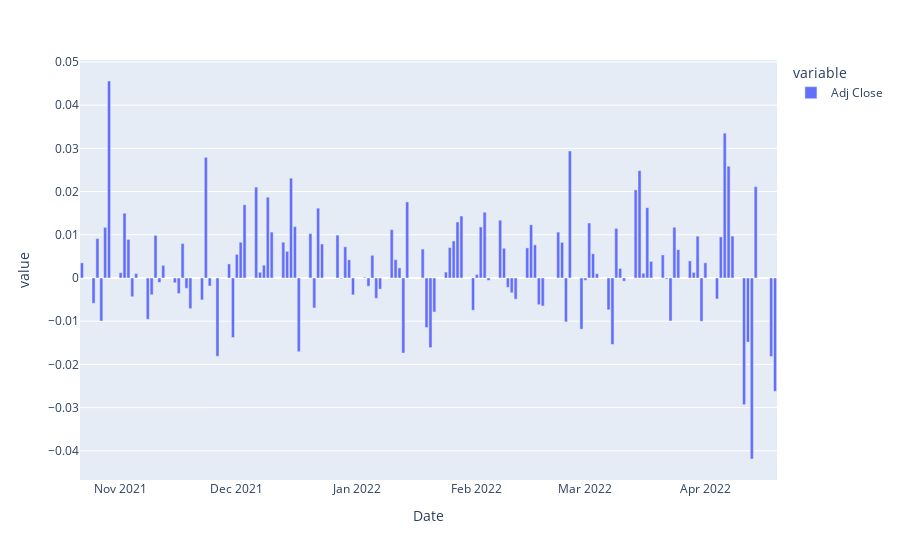

Here is the notebook cell this chart was saved with:
### Code cell
total_pct_change_df.plot.bar()
